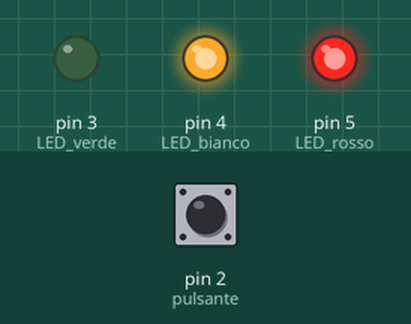
This sketch was run on a simulated Arduino Uno, built with avr-gcc and run on an emulated ATmega328P. On the bench: output pins drawn as LEDs (lit = HIGH). The test bench sets the inputs (shaded band); at power-on: pin 2 (pulsante) HIGH.

Above: at 1.2 s.
1.3 s: pin 2 (pulsante) pulled LOW for 0.15 s
At 1.37 s:
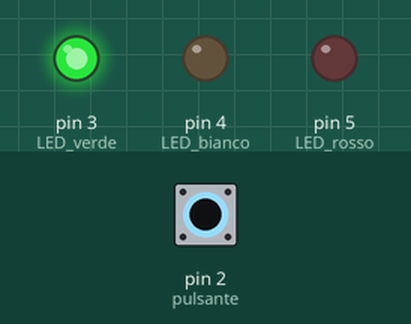
2.9 s: pin 2 (pulsante) pulled LOW for 3.2 s
At 6.9 s:
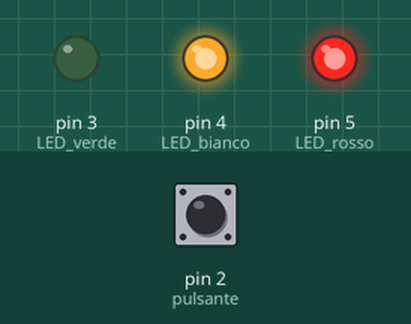
Timing chart, 0 to 8.4 s (numbered marks = the images above; inputs shaded):
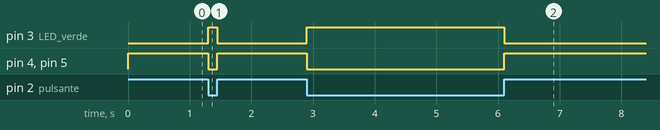

The sketch:

nsione_di_3_LED_in_diverso_modo_con_un_pulsante__Progetto_4_.ino
```cpp
int pulsante = 2;

void setup() {
  // Hardware di input:
  pinMode(2,INPUT); // pulsante
  // Hardware di output:
  pinMode(3,OUTPUT); // LED verde
  pinMode(4,OUTPUT); // LED bianco
  pinMode(5,OUTPUT); // LED rosso
}

void loop() {
  pulsante = digitalRead(2);
  if (pulsante == LOW) {
    // Quando il pulsante NON è premuto accade che:
    digitalWrite(3, HIGH); // il LED verde è acceso
    digitalWrite(4, LOW); // il LED bianco è spento
    digitalWrite(5, LOW); // il LED rosso è spento
  }
  else {
    // Quando il pulsante è premuto invece accade che:
    digitalWrite(3, LOW); // il LED verde è spento
    digitalWrite(4, HIGH); // il LED bianco è acceso
    digitalWrite(5, HIGH); // il LED rosso è acceso
  }
}
```

Measured:
- after the input at 1.3 s, pin 3 (LED_verde): LOW → HIGH at once, → LOW 0.15 s later; pin 4 (LED_bianco), pin 5 (LED_rosso): HIGH → LOW at once, → HIGH 0.15 s later
- after the input at 2.9 s, pin 3 (LED_verde): LOW → HIGH at once, → LOW 3.2 s later; pin 4 (LED_bianco), pin 5 (LED_rosso): HIGH → LOW at once, → HIGH 3.2 s later
